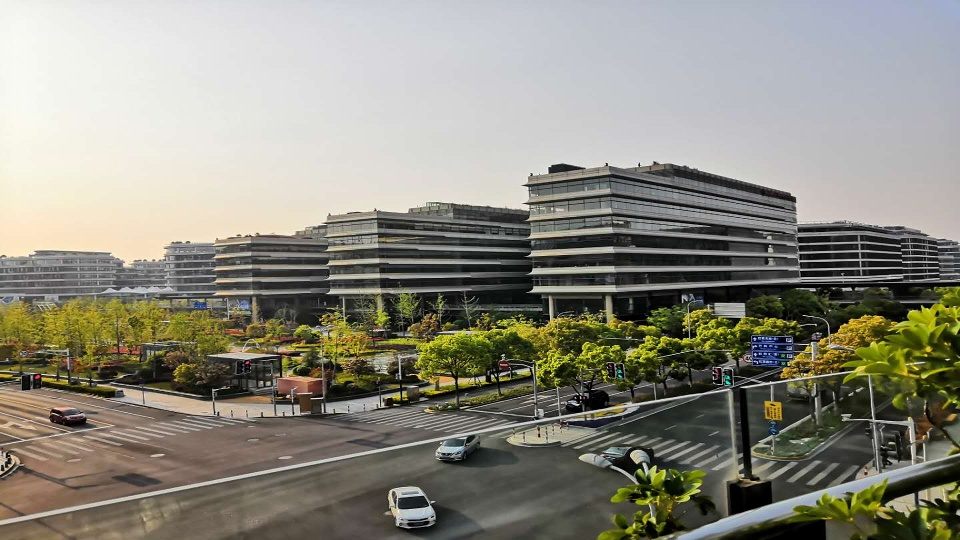
#> input picture img/1.jpg, 960 x 540 px
$ python 4_2.py
#> lines starting #> are read from the running program, lines starting #| are printed output that depends on the picture
import numpy as np
import cv2 as cv
from numpy.lib.histograms import _histogram_bin_edges_dispatcher
img = cv.imread("./img/1.jpg")
#> img is the input picture: shape (540, 960, 3); mean B, G, R 126.7, 138.5, 140.6
height,width,ch = img.shape#img.shape[:2]
#> height = 540; width = 960; ch = 3
print(width,height)
#| 960 540
cv.imshow("img", img)
res = cv.resize(img,None, fx=0.5, fy=0.5, interpolation=cv.INTER_LINEAR)
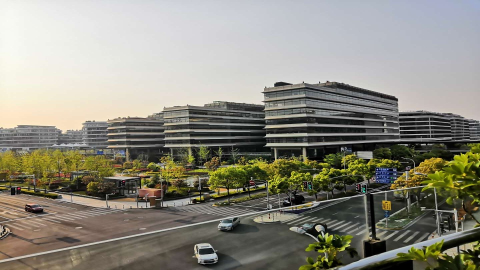
#> res: shape (270, 480, 3); mean B, G, R 126.8, 138.6, 140.7
# width1,heigth1 = res.shape[:2]
# print(width1,heigth1)

M = np.float32([[1,0,100],[0,1,50]])
res1 = cv.warpAffine(img,M,(width, height))
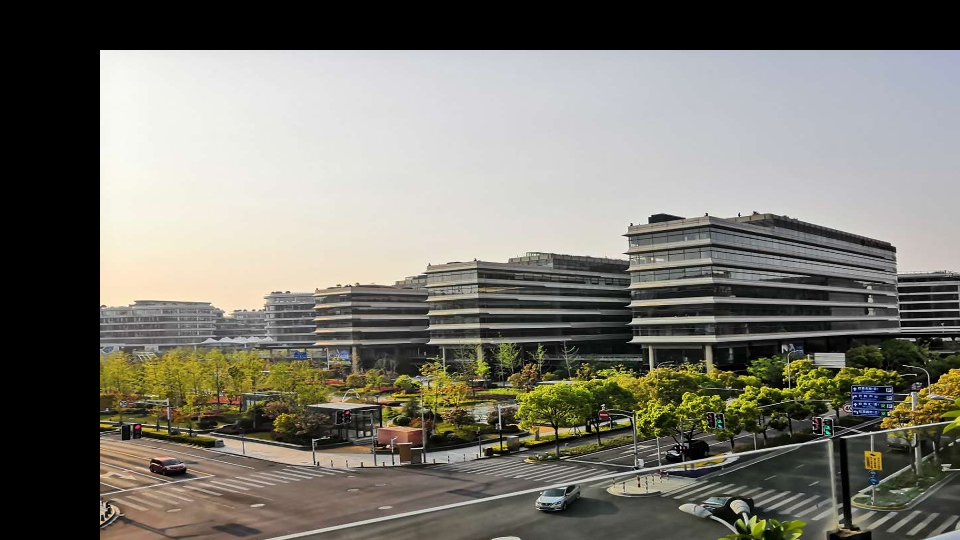
#> res1: shape (540, 960, 3); mean B, G, R 109.2, 118.1, 119.9
cv.imshow("res1", res1)

M = cv.getRotationMatrix2D(((width-1)/2.0, (height-1)/2.0), 90, 1)
res2 = cv.warpAffine(img, M, (width, height))
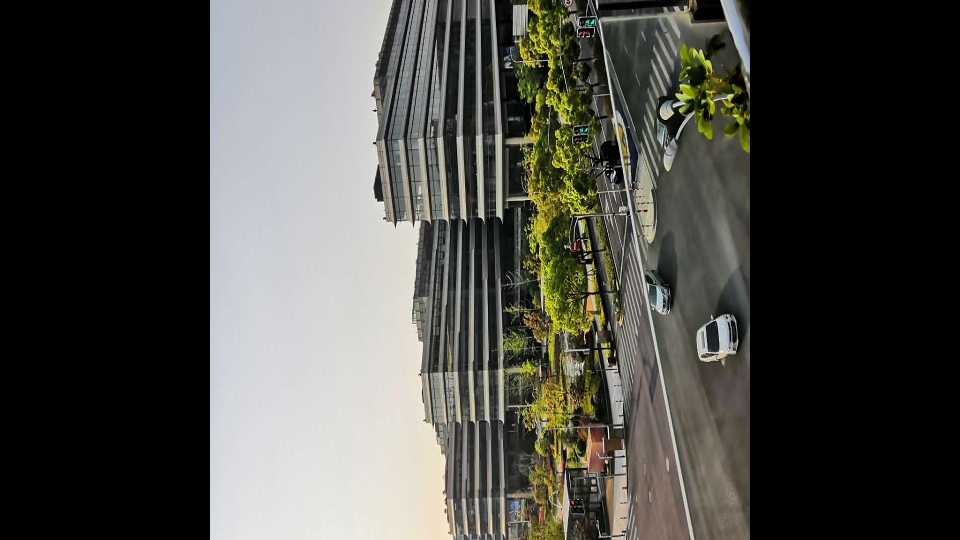
#> res2: shape (540, 960, 3); mean B, G, R 69.4, 74.7, 75.1
cv.imshow("res2",res2)
cv.waitKey(0)
cv.destroyAllWindows()
